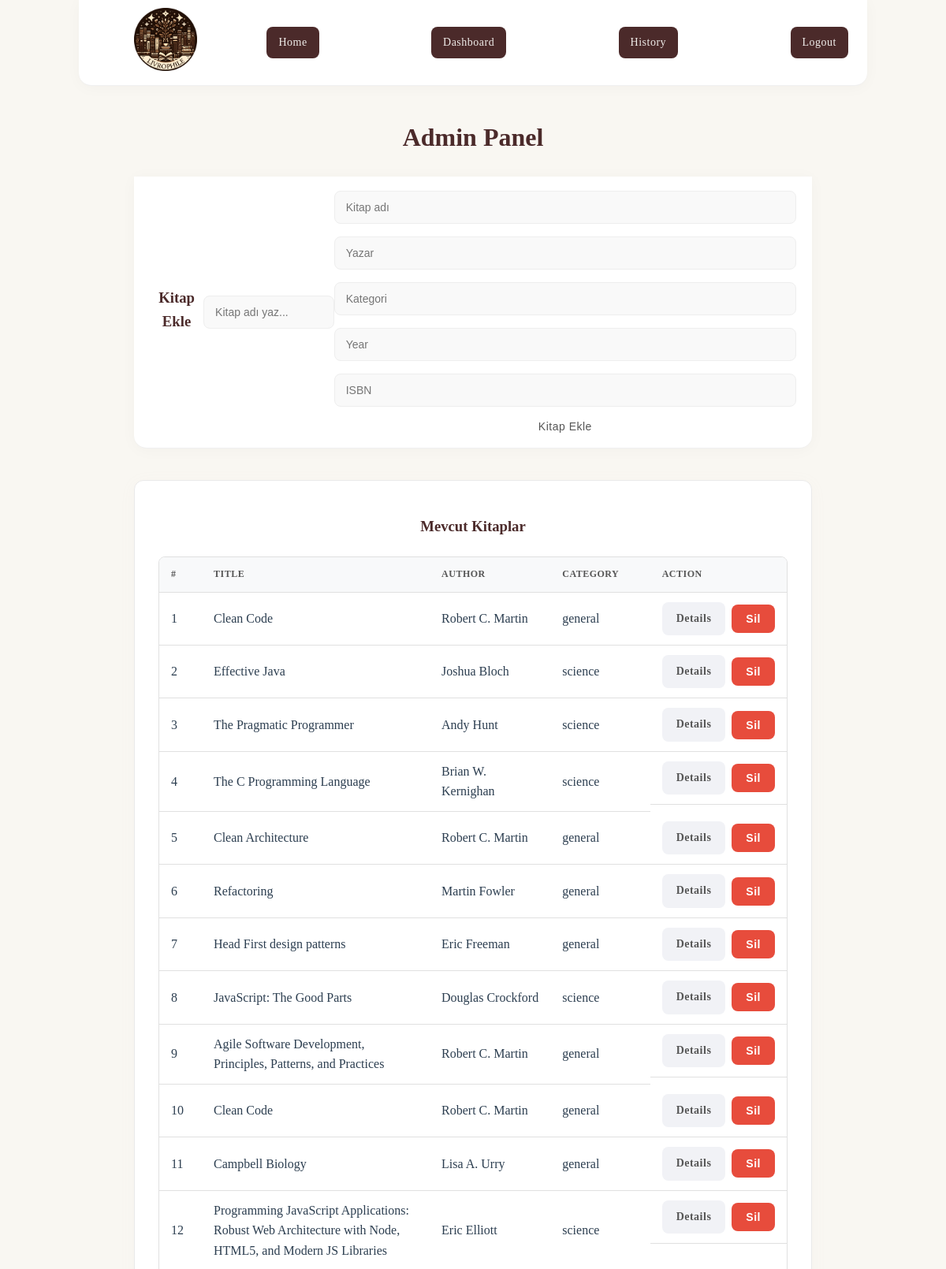
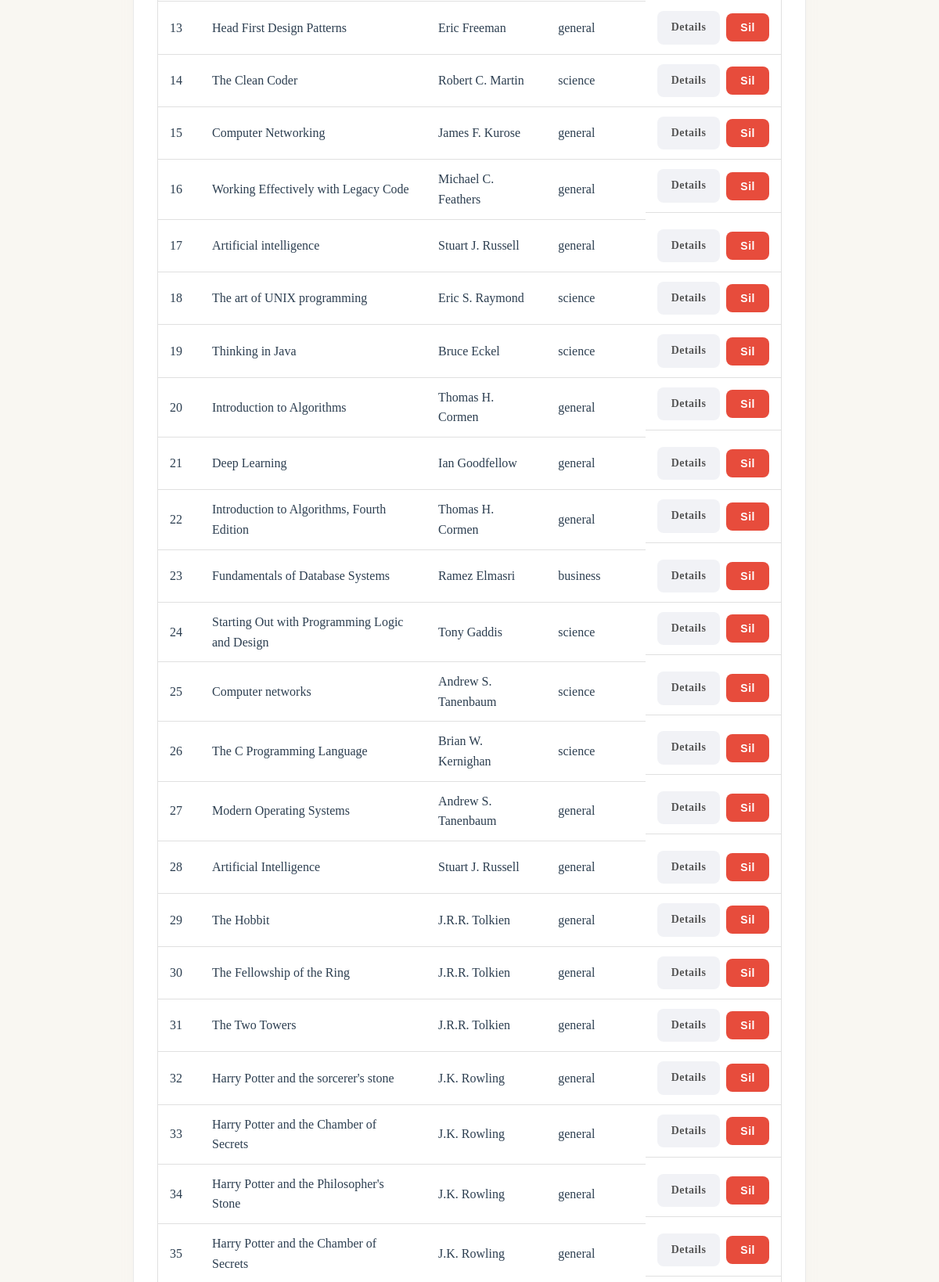
The page /admin.php (signed in, upper part) on the database its author committed (2 pictures, top to bottom).
### tables this page shows
CREATE TABLE `books` (
  `id` int(11) NOT NULL,
  `title` varchar(200) NOT NULL,
  `author` varchar(100) NOT NULL,
  `category` varchar(50) DEFAULT NULL,
  `year` int(11) DEFAULT NULL,
  `isbn` varchar(50) DEFAULT NULL,
  `is_available` tinyint(1) DEFAULT 1,
  `cover_url` varchar(500) DEFAULT NULL,
  `total_copies` int(11) NOT NULL DEFAULT 1,
  `available_copies` int(11) NOT NULL DEFAULT 1
);

### admin.php (the view, shortened to what this page needs)
<?php
$conn = db();
?>
<!DOCTYPE html>
<html>
<head>
    <link rel="stylesheet" href="styles.css">
</head>
<body class="theme-library">
   <div class="navbar">
        <a href="index.php">
            <img src="images/logo.png" alt="Logo" class="nav-logo">
        </a>
  <a class="btn btn-primary" href="index.php">Home</a>
  <a class="btn btn-primary" href="dashboard.php">Dashboard</a>
  <a class="btn btn-primary" href="history.php">History</a>
  <a class="btn btn-danger" href="logout.php">Logout</a>
</div>
<div class="container">
    <h1>Admin Panel</h1>
    <div class="navbar">
    <h3>Kitap Ekle</h3>
<div class="book-search-box">
    <input type="text" id="bookSearch" class="bookSearchInput" placeholder="Kitap adı yaz..." autocomplete="off">
</div>
     <form action="admin.php" method="post">
    <input type="text" name="title" id="title" placeholder="Kitap adı" required>
    <input type="text" name="author" id="author" placeholder="Yazar" required><br>
    <input type="text" name="category" id="category" placeholder="Kategori">
    <input type="number" name="year" id="year" placeholder="Year">
    <input type="text" name="isbn" id="isbn" placeholder="ISBN" class="form-control" required>
    <button type="submit" name="add_book" class="btn btn-primary">
        Kitap Ekle
</button>
</form>
    </div>
    <div class="card">
  <h3>Mevcut Kitaplar</h3>
  <?php
  $result = $conn->query("SELECT * FROM books");
  if ($result && $result->num_rows > 0) {
       echo "<table id='books-table'>
              <tr>
                <th>#</th>
                <th>Title</th>
                <th>Author</th>
                <th>Category</th>
                <th>Action</th>
              </tr>";
              $counter = 1;
      while ($row = $result->fetch_assoc()) {
           $id = (int)$row['id'];
           $rowClass = $counter > 5 ? "class='book-row hidden'" : "";
          echo "<tr {$rowClass}>
                  <td>{$counter}</td>
                  <td>" . htmlspecialchars($row['title']) . "</td>
                  <td>" . htmlspecialchars($row['author']) . "</td>
                  <td>" . htmlspecialchars($row['category']) . "</td>
                  <td style='display:flex; gap:8px; align-items:center;'>
                    <a href='book_detail.php?id={$id}' class='btn btn-primary'>Details</a>
                    <form method='post' action='admin.php' style='margin:0;'>
                      <input type='hidden' name='delete_id' value='{$id}'>
                      <button type='submit' class='btn btn-danger'>Sil</button>
                    </form>
                  </td>
                </tr>";
                $counter++;
      }
       echo "</table>";
} else {
    echo "<p>Henüz kitap yok.</p>";
}
  ?>
</div>
</div>
</body>
</html>

### styles.css (style rules this page uses)
* { box-sizing: border-box; }
body { margin: 0; padding: 0; font-family: 'Segoe UI', Tahoma, Geneva, Verdana, sans-serif; background: #fdfaf6; color: #333; text-align: center; line-height: 1.6; }
.container { max-width: 900px; margin: 40px auto; padding: 0 20px; }
h1, h2, h3 { font-weight: 700; text-align: center; margin-bottom: 24px; color: #2c3e50; }
.card { background: #fff; border-radius: 12px; padding: 24px 30px; margin-bottom: 25px; box-shadow: 0 4px 20px rgba(200, 180, 180, 0.06); transition: transform 0.2s, box-shadow 0.2s; border: 1px solid #eaeaea; }
input, select { padding: 12px 14px; margin: 8px 0; border: 1px solid #ddd; border-radius: 8px; width: 100%; font-size: 14px; transition: border-color 0.2s; background: #fdfdfd; }
.btn { padding: 10px 18px; border: none; border-radius: 8px; cursor: pointer; font-size: 14px; font-weight: 600; text-decoration: none; display: inline-block; transition: all 0.2s; letter-spacing: 0.5px; }
.btn-primary { background: #4a90e2; color: #fff; }
.btn-danger { background: #e74c3c; color: #fff; }
table { width: 100%; border-collapse: separate; border-spacing: 0; margin-top: 20px; border: 1px solid #e0e0e0; border-radius: 8px; overflow: hidden; }
th, td { padding: 12px 15px; text-align: left; border-bottom: 1px solid #e0e0e0; }
th { background: #f8f9fa; font-weight: 600; color: #555; text-transform: uppercase; font-size: 12px; letter-spacing: 0.5px; }
.theme-library { background: #f9f7f2; color: #2c3e50; font-family: 'Merriweather', 'Georgia', serif; }
.theme-library h1, .theme-library h2, .theme-library h3 { font-family: 'Merriweather', 'Georgia', serif; color: #4b2a2a; }
.theme-library .navbar { background: #fff; border-bottom: 1px solid rgba(0, 0, 0, 0.06); border-radius: 0 0 16px 16px; padding: 10px 20px; max-width: 1000px; margin: 0px auto 40px ; box-shadow: 0 2px 20px rgba(0, 0, 0, 0.03); display: flex; justify-content: space-between; align-items: center; }
.theme-library .navbar .nav-logo { height: 80px; width: auto; transform: translateX(50px); }
.theme-library .navbar .btn { background: transparent; color: #555; border: 1px solid transparent; box-shadow: none; font-weight: 500; padding: 8px 16px; }
.theme-library .navbar .btn-primary { color: #555; }
.theme-library .navbar .btn-danger { color: #e74c3c; }
.theme-library .btn-primary { background-color: #f1f2f6; color: #555; }
.theme-library input { background: #f9f9f9; border: 1px solid #eee; }
.theme-library .navbar a.btn { background-color: #4b2a2a; color: #f0edea; padding: 8px 14px; border-radius: 8px; margin: 0 4px; text-decoration: none; }

### rows shown on the page
books: title "Clean Code", author "Robert C. Martin", category "general"
books: title "Effective Java", author "Joshua Bloch", category "science"
books: title "The Pragmatic Programmer", author "Andy Hunt", category "science"
books: title "The C Programming Language", author "Brian W. Kernighan", category "science"
books: title "Clean Architecture", author "Robert C. Martin", category "general"
books: title "Refactoring", author "Martin Fowler", category "general"
books: title "Head First design patterns", author "Eric Freeman", category "general"
books: title "JavaScript: The Good Parts", author "Douglas Crockford", category "science"
books: title "Agile Software Development, Principles, Patterns, and Practices", author "Robert C. Martin", category "general"
books: title "Clean Code", author "Robert C. Martin", category "general"
books: title "Campbell Biology", author "Lisa A. Urry", category "general"
books: title "Programming JavaScript Applications: Robust Web Architecture with Node, HTML5, and Modern JS Libraries", author "Eric Elliott", category "science"
books: title "Head First Design Patterns", author "Eric Freeman", category "general"
books: title "The Clean Coder", author "Robert C. Martin", category "science"
books: title "Computer Networking", author "James F. Kurose", category "general"
books: title "Working Effectively with Legacy Code", author "Michael C. Feathers", category "general"
books: title "Artificial intelligence", author "Stuart J. Russell", category "general"
books: title "The art of UNIX programming", author "Eric S. Raymond", category "science"
books: title "Thinking in Java", author "Bruce Eckel", category "science"
books: title "Introduction to Algorithms", author "Thomas H. Cormen", category "general"
books: title "Deep Learning", author "Ian Goodfellow", category "general"
books: title "Introduction to Algorithms, Fourth Edition", author "Thomas H. Cormen", category "general"
books: title "Fundamentals of Database Systems", author "Ramez Elmasri", category "business"
books: title "Starting Out with Programming Logic and Design", author "Tony Gaddis", category "science"
books: title "Computer networks", author "Andrew S. Tanenbaum", category "science"
books: title "The C Programming Language", author "Brian W. Kernighan", category "science"
books: title "Modern Operating Systems", author "Andrew S. Tanenbaum", category "general"
books: title "Artificial Intelligence", author "Stuart J. Russell", category "general"
books: title "The Hobbit", author "J.R.R. Tolkien", category "general"
books: title "The Fellowship of the Ring", author "J.R.R. Tolkien", category "general"
books: title "The Two Towers", author "J.R.R. Tolkien", category "general"
books: title "Harry Potter and the sorcerer's stone", author "J.K. Rowling", category "general"
books: title "Harry Potter and the Chamber of Secrets", author "J.K. Rowling", category "general"
books: title "Harry Potter and the Philosopher's Stone", author "J.K. Rowling", category "general"
books: title "Harry Potter and the Chamber of Secrets", author "J.K. Rowling", category "general"
